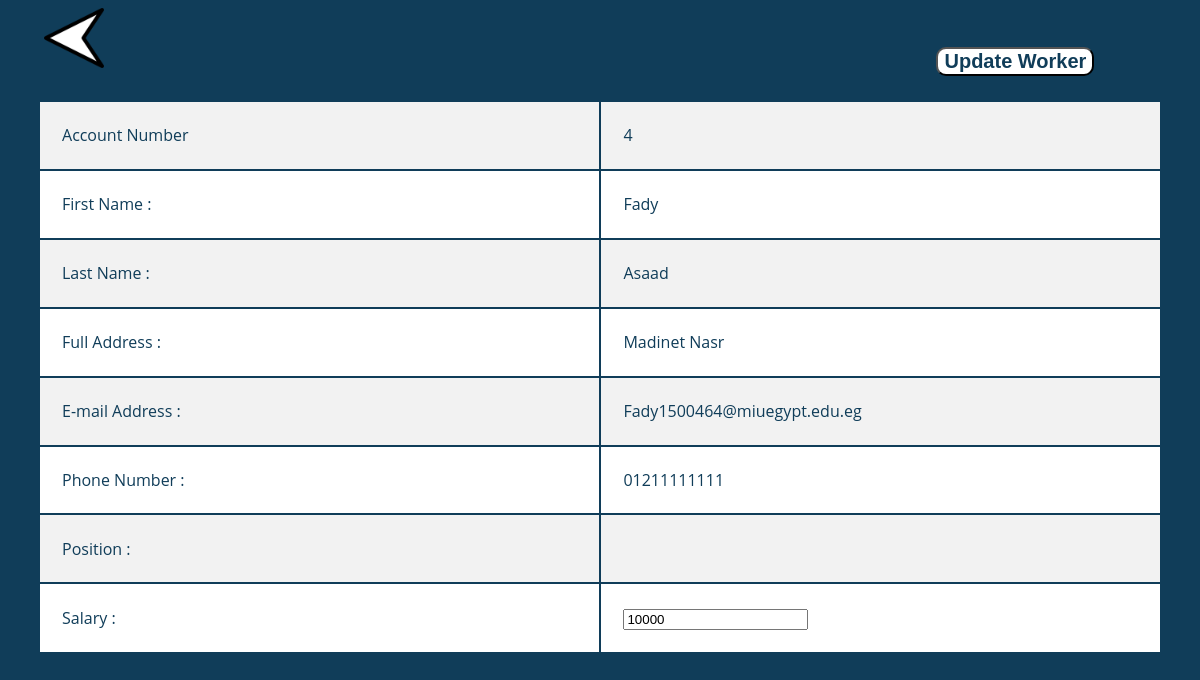
The app's page /Worker/php/WorkerReport.php?id=4, older data.
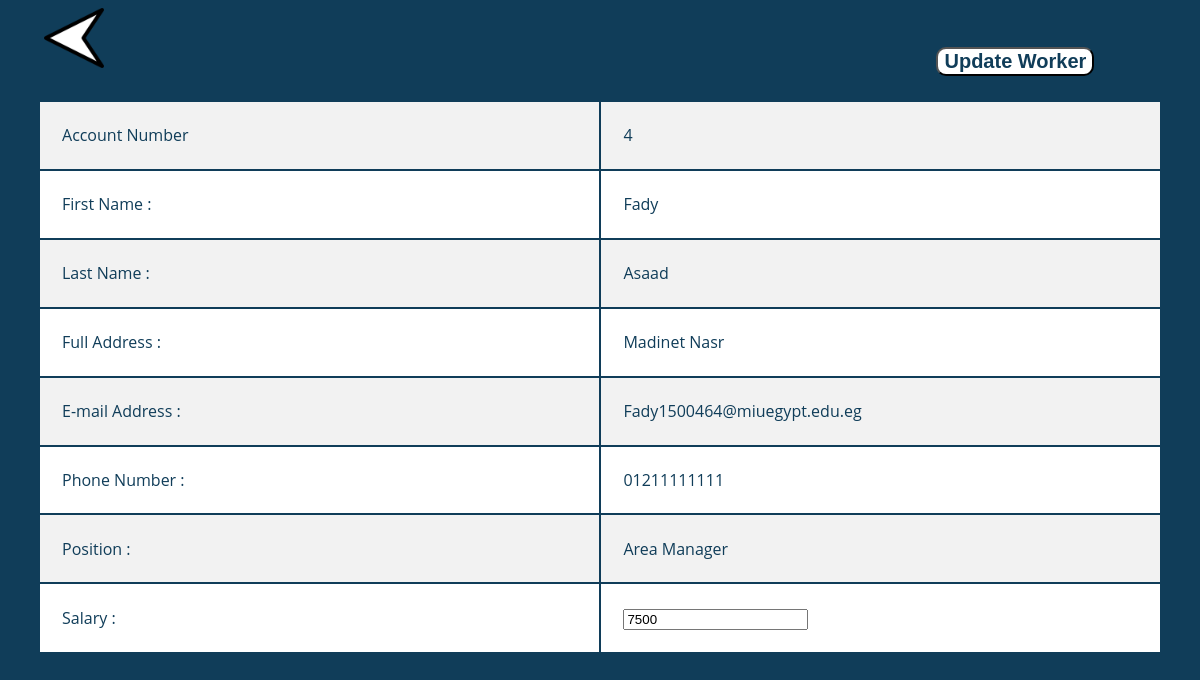
The same page, newer data.
### tables this page shows
CREATE TABLE IF NOT EXISTS `worker_admin_account` (
  `id` int(11) NOT NULL AUTO_INCREMENT,
  `FName` varchar(50) DEFAULT NULL,
  `LName` varchar(50) DEFAULT NULL,
  `Email` varchar(50) DEFAULT NULL,
  `Address` varchar(50) DEFAULT NULL,
  `City` varchar(50) DEFAULT NULL,
  `PhoneNumber` varchar(11) DEFAULT NULL,
  `JobRole` varchar(50) DEFAULT NULL,
  `Salary` float DEFAULT NULL,
  `PositionID` int(11) NOT NULL,
  `DateAdded` datetime NOT NULL,
  PRIMARY KEY (`id`),
  KEY `FK11` (`PositionID`)
);

### Worker/ClassesGedida/dbconnect.php (called while the page is built, shortened)
<?php
  class dbconnect
  {
      private $servername;
      private $username;
      private $password;
      private $db;
      private $con;
      function __construct()
      {
          $this->servername = "localhost";
          $this->username = "root";
          $this->password = "";
          $this->db = "FDJZ";
          $this->con = $this->Connect();
      }
      function connect()
      {
          $this->con = mysqli_connect($this->servername, $this->username, $this->password, $this->db);
          if ($this -> con ->connect_error)
          {
              die("Failed to connect: " .$this->con->connect_error);
          }
          else
          {
              return $this->con;
          }
      }
      function executesql($sql)
      {
        $result = mysqli_query($this->con, $sql);
        if($result == TRUE)
              {
          return $result;
        }
        else
              {
          echo "Error executing SQL statement: " .$this->con->error;
        }
      }
  }
?>

### Worker/ClassesGedida/Admin.php (called while the page is built, shortened)
<?php
  include_once("Loans.php");
  include_once("dbconnect.php");
  class Admin extends WorkerAdminCommon{
    public $db;
    function __construct(){
      $this->db=new dbconnect;
      $this->db->connect();
    }
     function showSpecificWorker($id){
       $sql = "SELECT *
               FROM `worker_admin_account`
               WHERE `id` = $id
               ";
       $result = $this->db->executesql($sql);
       return $result;
     }
  }
?>

### Worker/php/WorkerReport.php (the view, shortened to what this page needs)
<?php
  include_once'../ClassesGedida/Admin.php';
  $id = $_GET["id"];
  $admin = new Admin;
  $result = $admin->showSpecificWorker($id);
  $row = mysqli_fetch_assoc($result);
?>
<!DOCTYPE html>
<html>
    <head>
        <link rel="stylesheet" type="text/css" href="../css/workerreport.css">
    </head>
<tbody>
    <a href="ShowWorkers.php"><img src="../img/leftarrow.png" id="leftarrow"></a>
	<table class="container">
        <tr>
            <td>Account Number</td>
            <?php echo'<td>'.$row['id'].'</td>'; ?>
        </tr>
        <tr>
          <td>First Name : </td>
          <?php echo'<td>'.$row['FName'].'</td>'; ?>
        </tr>
        <tr>
          <td>Last Name : </td>
          <?php echo'<td>'.$row['LName'].'</td>'; ?>
        </tr>
        <tr>
          <td>Full Address : </td>
          <?php echo'<td>'.$row['Address'].'</td>'; ?>
        </tr>
        <tr>
          <td>E-mail Address : </td>
          <?php echo'<td>'.$row['Email'].'</td>'; ?>
        </tr>
        <tr>
          <td>Phone Number : </td>
          <?php echo'<td>'.$row['PhoneNumber'].'</td>'; ?>
        </tr>
		      <tr>
              <td>Position : </td>
              <?php echo'<td>'.$row['JobRole'].'</td>'; ?>
            </tr>
            <tr>
              <form  method="post" action="">
              <td>Salary : </td>
              <td> <input type="text" name="salary" value="<?php echo $row['Salary']; ?>"> </td>
            </tr><tr>
            <input type="submit" id="updateworker" value="Update Worker">
      </table>
</tbody>
</html>

Row changes from the older to the newer data that the page shows:
changed worker_admin_account "Fady": JobRole (not shown) → "Area Manager"; salary "10000" → "7500"
